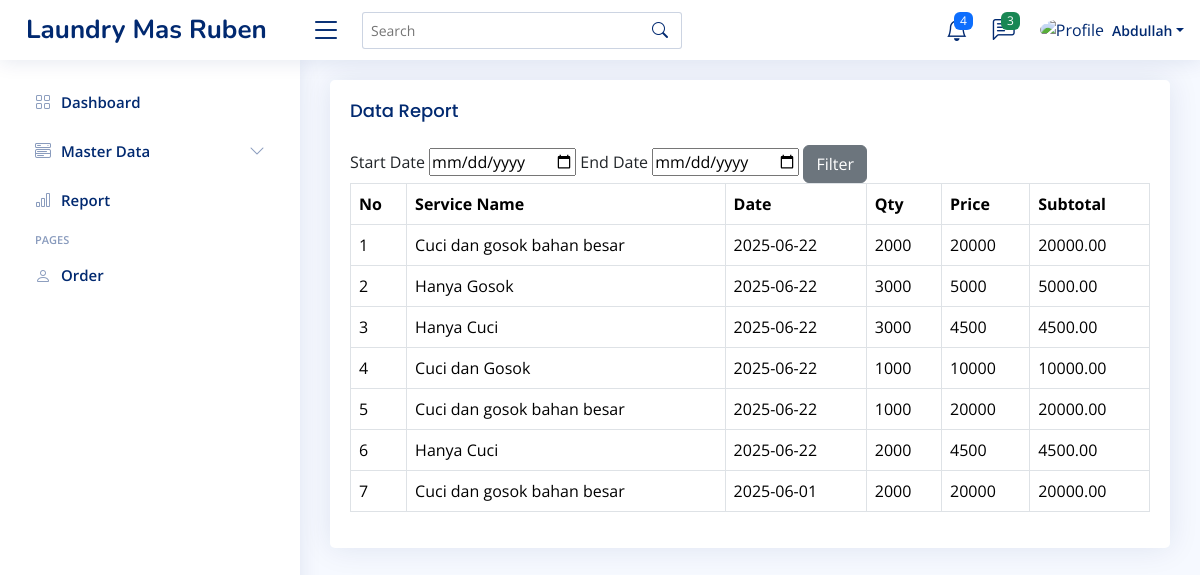
The app's page /home.php?page=report (signed in) with its own data.
### tables this page shows
CREATE TABLE `trans_order_detail` (
  `id` int(11) NOT NULL,
  `id_order` int(11) DEFAULT NULL,
  `id_service` int(11) DEFAULT NULL,
  `qty` int(11) NOT NULL,
  `subtotal` double(20,2) NOT NULL,
  `notes` text NOT NULL,
  `created_at` timestamp NOT NULL DEFAULT current_timestamp(),
  `updated_at` timestamp NULL DEFAULT NULL ON UPDATE current_timestamp()
);

CREATE TABLE `type_of_service` (
  `id` int(11) NOT NULL,
  `service_name` varchar(50) NOT NULL,
  `price` int(11) NOT NULL,
  `description` text NOT NULL,
  `created_at` timestamp NOT NULL DEFAULT current_timestamp(),
  `updated_at` timestamp NULL DEFAULT NULL ON UPDATE current_timestamp(),
  `deleted_at` datetime DEFAULT NULL
);

CREATE TABLE `trans_order` (
  `id` int(11) NOT NULL,
  `id_customer` int(11) DEFAULT NULL,
  `order_code` varchar(50) NOT NULL,
  `order_date` date NOT NULL,
  `order_end_date` date NOT NULL,
  `order_status` tinyint(2) NOT NULL,
  `created_at` timestamp NOT NULL DEFAULT current_timestamp(),
  `updated_at` timestamp NULL DEFAULT NULL ON UPDATE current_timestamp(),
  `deleted_at` datetime DEFAULT NULL,
  `order_pay` int(11) NOT NULL,
  `order_change` int(11) NOT NULL,
  `total` int(11) NOT NULL
);

### content/report.php (the view)
<?php
$query = mysqli_query($config, "SELECT * FROM trans_order ORDER BY order_date ASC");
$row = mysqli_fetch_all($query, MYSQLI_ASSOC);
$max = mysqli_num_rows($query);
$minDate = $row[0]['order_date'];
$maxDate = $row[$max -1]['order_date'];
if (isset($_POST['filter'])){
    $date = $_POST['date'];
    $end_date = $_POST['end_date'];
}else {
    $date = $minDate;
    $end_date = $maxDate;
}
$queryTransOrderDetail = mysqli_query($config, "SELECT trans_order_detail.*, type_of_service.*, trans_order.order_date FROM trans_order_detail LEFT JOIN type_of_service ON trans_order_detail.id_service = type_of_service.id LEFT JOIN trans_order ON trans_order.id = trans_order_detail.id_order WHERE order_date BETWEEN '$date' AND '$end_date'");
$rowTransOrderDetail = mysqli_fetch_all($queryTransOrderDetail, MYSQLI_ASSOC);
?>
<section class="section">
    <div class="row">
        <div class="col-12">
            <div class="card">
                <div class="card-body">
                    <h5 class="card-title">Data Report</h5>
                    <form action="" method="post">
                        <label for="">Start Date</label>
                        <input type="date" name="date">
                        <label for="">End Date</label>
                        <input type="date" name="end_date">
                        <button type="submit" name="filter" class="btn btn-secondary">Filter</button>
                    </form>
                    <div class="table-responsive">
                        <table class="table table-bordered">
                            <thead>
                                <tr>
                                    <th>No</th>
                                    <th>Service Name</th>
                                    <th>Date</th>
                                    <th>Qty</th>
                                    <th>Price</th>
                                    <th>Subtotal</th>
                                </tr>
                            </thead>
                            <tbody>
                                <?php foreach ($rowTransOrderDetail as $index => $data): ?>
                                    <tr>
                                        <td><?php echo $index += 1 ?></td>
                                        <td><?php echo $data['service_name'] ?></td>
                                        <td><?php echo $data['order_date'] ?></td>
                                        <td><?php echo $data['qty'] ?></td>
                                        <td><?php echo $data['price'] ?></td>
                                        <td><?php echo $data['subtotal'] ?></td>
                                    </tr>
                                <?php endforeach ?>
                            </tbody>
                        </table>
                    </div>
                </div>
            </div>
        </div>
    </div>
</section>

### assets/css/style.css (style rules this page uses)
:root { scroll-behavior: smooth; }
body { font-family: "Open Sans", sans-serif; background: #f6f9ff; color: #444444; }
h1, h2, h3, h4, h5, h6 { font-family: "Nunito", sans-serif; }
.card { margin-bottom: 30px; border: none; border-radius: 5px; box-shadow: 0px 0 30px rgba(1, 41, 112, 0.1); }
.card-title { padding: 20px 0 15px 0; font-size: 18px; font-weight: 500; color: #012970; font-family: "Poppins", sans-serif; }
.card-body { padding: 0 20px 20px 20px; }

### records on screen
trans_order_detail: index "1", id_service.service_name "Cuci dan gosok bahan besar", id_order.order_date "2025-06-22", qty "2000", id_service.price "20000", subtotal "20000.00"
trans_order_detail: index "2", id_service.service_name "Hanya Gosok", id_order.order_date "2025-06-22", qty "3000", id_service.price "5000", subtotal "5000.00"
trans_order_detail: index "3", id_service.service_name "Hanya Cuci", id_order.order_date "2025-06-22", qty "3000", id_service.price "4500", subtotal "4500.00"
trans_order_detail: index "4", id_service.service_name "Cuci dan Gosok", id_order.order_date "2025-06-22", qty "1000", id_service.price "10000", subtotal "10000.00"
trans_order_detail: index "5", id_service.service_name "Cuci dan gosok bahan besar", id_order.order_date "2025-06-22", qty "1000", id_service.price "20000", subtotal "20000.00"
trans_order_detail: index "6", id_service.service_name "Hanya Cuci", id_order.order_date "2025-06-22", qty "2000", id_service.price "4500", subtotal "4500.00"
trans_order_detail: index "7", id_service.service_name "Cuci dan gosok bahan besar", id_order.order_date "2025-06-01", qty "2000", id_service.price "20000", subtotal "20000.00"

### other values on screen
$_SESSION['NAME'] "Abdullah"
